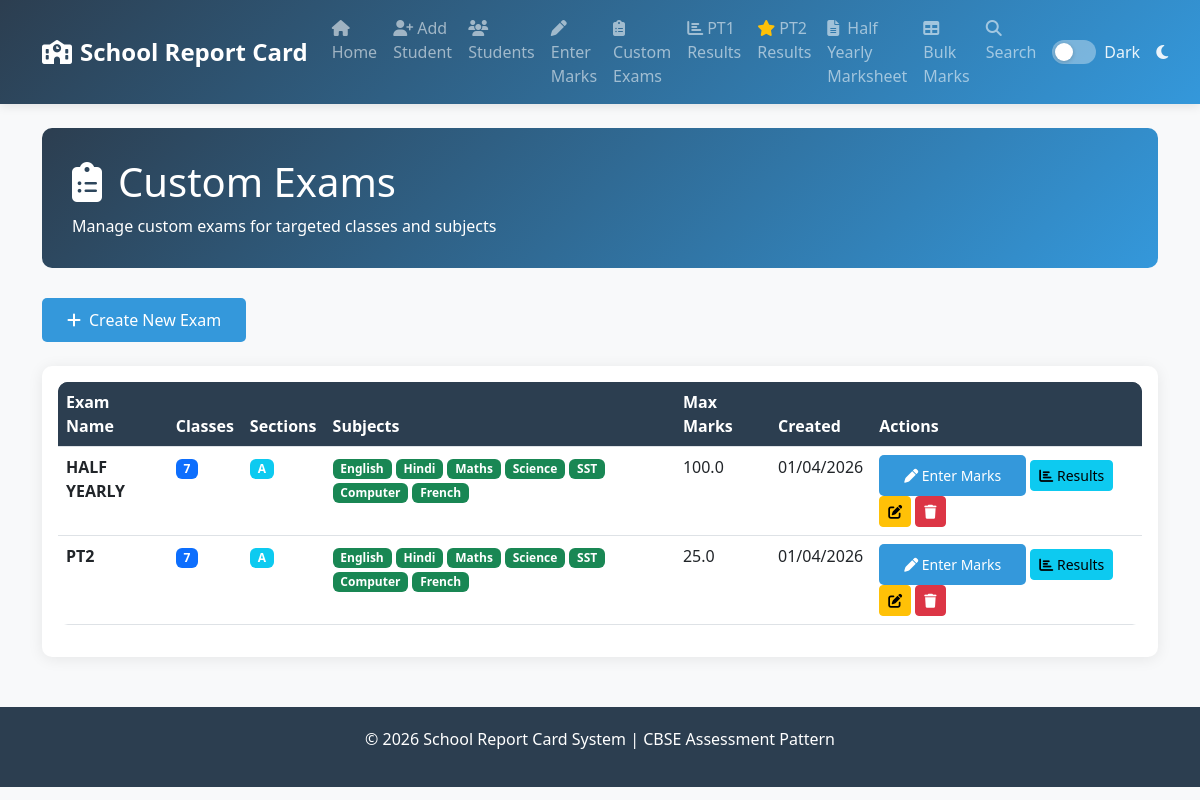
The app's page /exams, older data.
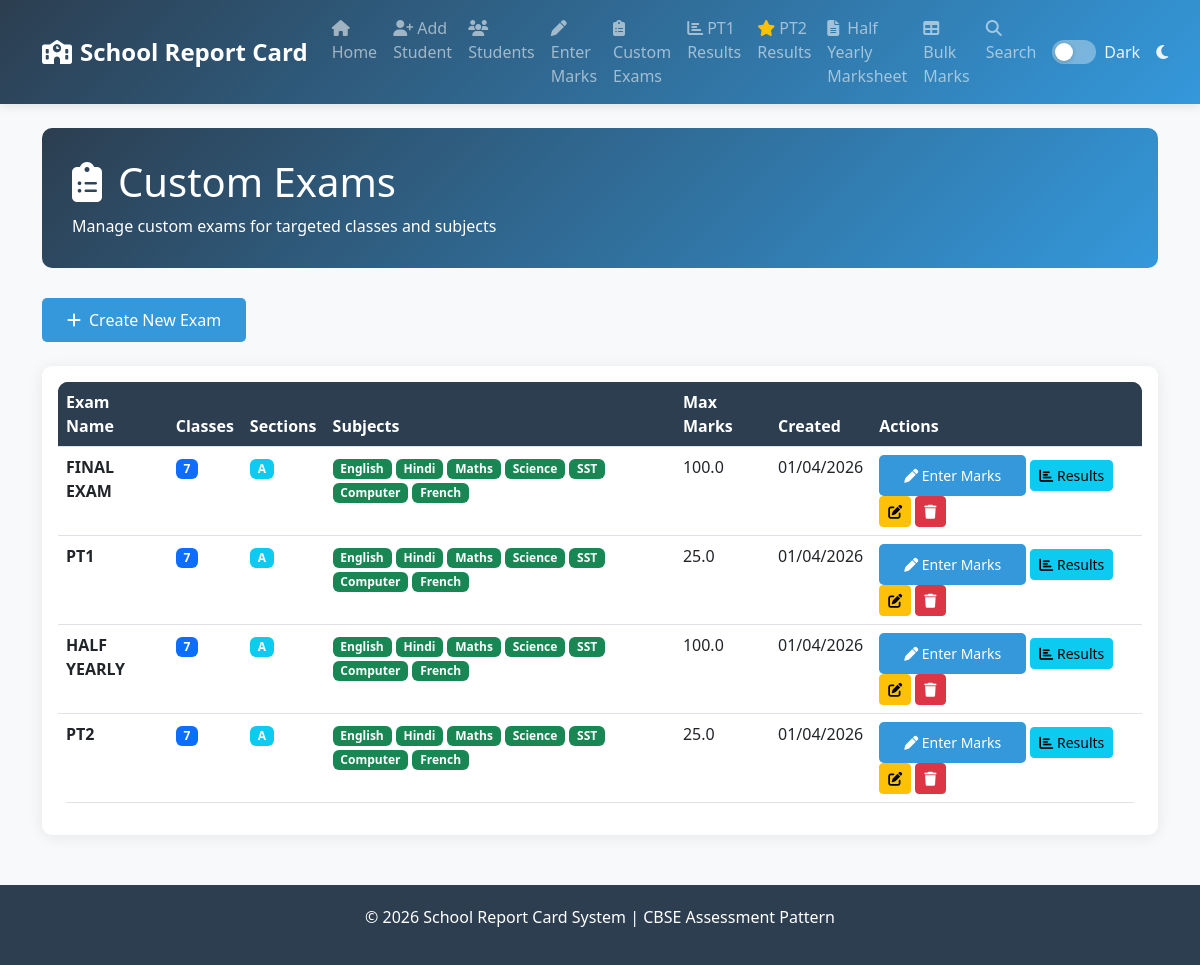
The same page, newer data.
### tables this page shows
CREATE TABLE custom_exams (
            id INTEGER PRIMARY KEY AUTOINCREMENT,
            exam_name TEXT UNIQUE NOT NULL,
            classes TEXT NOT NULL,  -- JSON array of classes
            sections TEXT NOT NULL, -- JSON array of sections
            subjects TEXT NOT NULL, -- JSON array of subjects
            students TEXT,          -- JSON array of student IDs (optional, if not specified use all matching criteria)
            max_marks REAL NOT NULL,
            created_at TIMESTAMP DEFAULT CURRENT_TIMESTAMP
        );

### app.py (the view)
@app.route('/exams')
def exams():
    from datetime import datetime
    conn = get_db()
    cursor = conn.cursor()
    cursor.execute('SELECT * FROM custom_exams ORDER BY created_at DESC')
    exams = [dict(row) for row in cursor.fetchall()]
    conn.close()
    import json
    for exam in exams:
        exam['classes'] = json.loads(exam['classes'])
        exam['sections'] = json.loads(exam['sections'])
        exam['subjects'] = json.loads(exam['subjects'])
        if exam.get('students'):
            exam['students'] = json.loads(exam['students'])
        created_at_str = exam.get('created_at')
        if created_at_str:
            try:
                if len(created_at_str) > 10:
                    exam['created_at'] = datetime.strptime(created_at_str, '%Y-%m-%d %H:%M:%S')
                else:
                    exam['created_at'] = datetime.strptime(created_at_str, '%Y-%m-%d')
            except ValueError:
                exam['created_at'] = None
        else:
            exam['created_at'] = None
    return render_template('exams.html', exams=exams)

### app.py (called while the page is built)
def get_db():
    conn = sqlite3.connect(DATABASE)
    conn.row_factory = sqlite3.Row
    return conn

### templates/exams.html (shortened to what this page needs)
{% extends "base.html" %}
{% block content %}
<div class="fade-in">
    <div class="page-header">
        <h1><i class="fas fa-clipboard-list me-3"></i>Custom Exams</h1>
        <p class="mb-0">Manage custom exams for targeted classes and subjects</p>
    </div>
    <div class="d-flex gap-2 mb-4">
        <a href="{{ url_for('create_exam') }}" class="btn btn-primary">
            <i class="fas fa-plus me-2"></i>Create New Exam
        </a>
    </div>
    <div class="card">
        <div class="card-body">
            {% if exams %}
            <div class="table-responsive">
                <table class="table table-hover">
                    <thead>
                        <tr>
                            <th>Exam Name</th>
                            <th>Classes</th>
                            <th>Sections</th>
                            <th>Subjects</th>
                            <th>Max Marks</th>
                            <th>Created</th>
                            <th>Actions</th>
                        </tr>
                    </thead>
                    <tbody>
                        {% for exam in exams %}
                        <tr>
                            <td><strong>{{ exam.exam_name }}</strong></td>
                            <td>
                                {% for cls in exam.classes %}
                                    <span class="badge bg-primary me-1">{{ cls }}</span>
                                {% endfor %}
                            </td>
                            <td>
                                {% for sec in exam.sections %}
                                    <span class="badge bg-info">{{ sec }}</span>
                                {% endfor %}
                            </td>
                            <td>
                                {% for sub in exam.subjects %}
                                    <span class="badge bg-success">{{ sub }}</span>
                                {% endfor %}
                            </td>
                            <td>{{ exam.max_marks }}</td>
                            <td>{{ exam.created_at.strftime('%d/%m/%Y') if exam.created_at else 'N/A' }}</td>
                            <td>
                                <a href="{{ url_for('enter_exam_marks', exam_name=exam.exam_name) }}" class="btn btn-sm btn-primary">
                                    <i class="fas fa-pen"></i> Enter Marks
                                </a>
                                <a href="{{ url_for('exam_results', exam_name=exam.exam_name) }}" class="btn btn-sm btn-info">
                                    <i class="fas fa-chart-bar"></i> Results
                                </a>
                                <a href="{{ url_for('edit_exam', exam_name=exam.exam_name) }}" class="btn btn-sm btn-warning" title="Edit Exam">
                                    <i class="fas fa-edit"></i>
                                </a>
                                <form action="{{ url_for('delete_exam', exam_name=exam.exam_name) }}" method="post" class="d-inline" onsubmit="return confirm('Delete {{ exam.exam_name }} and all marks?');">
                                    <button type="submit" class="btn btn-sm btn-danger">
                                        <i class="fas fa-trash"></i>
                                    </button>
                                </form>
                            </td>
                        </tr>
                        {% endfor %}
                    </tbody>
                </table>
            </div>
            {% endif %}
        </div>
    </div>
</div>
{% endblock %}

### templates/base.html (shortened to what this page needs)
<!DOCTYPE html>
<html lang="en">
<head>
    <link href="https://cdn.jsdelivr.net/npm/bootstrap@5.3.0/dist/css/bootstrap.min.css" rel="stylesheet">
    <link rel="stylesheet" href="https://cdnjs.cloudflare.com/ajax/libs/font-awesome/6.4.0/css/all.min.css">
</head>
<body>
    <nav class="navbar navbar-expand-lg navbar-dark">
        <div class="container">
            <a class="navbar-brand" href="{{ url_for('index') }}">
                <i class="fas fa-school me-2"></i>School Report Card
            </a>
            <div class="collapse navbar-collapse" id="navbarNav">
                <ul class="navbar-nav ms-auto">
                    <li class="nav-item">
                        <a class="nav-link" href="{{ url_for('index') }}">
                            <i class="fas fa-home me-1"></i>Home
                        </a>
                    </li>
                    <li class="nav-item">
                        <a class="nav-link" href="{{ url_for('add_student') }}">
                            <i class="fas fa-user-plus me-1"></i>Add Student
                        </a>
                    </li>
                    <li class="nav-item">
                        <a class="nav-link" href="{{ url_for('students') }}">
                            <i class="fas fa-users me-1"></i>Students
                        </a>
                    </li>
                    <li class="nav-item">
                        <a class="nav-link" href="{{ url_for('enter_marks') }}">
                            <i class="fas fa-pen me-1"></i>Enter Marks
                        </a>
                    </li>
                    <li class="nav-item">
                        <a class="nav-link" href="{{ url_for('exams') }}">
                            <i class="fas fa-clipboard-list me-1"></i>Custom Exams
                        </a>
                    </li>
                    <li class="nav-item">
                        <a class="nav-link" href="/exam-results/PT1">
                            <i class="fas fa-chart-bar me-1"></i>PT1 Results
                        </a>
                    </li>
                    <li class="nav-item">
                        <a class="nav-link" href="/pt2-results">
                            <i class="fas fa-star me-1 text-warning"></i>PT2 Results
                        </a>
                    </li>
                    <li class="nav-item">
                        <a class="nav-link" href="{{ url_for('half_yearly_results') }}">
                            <i class="fas fa-file-alt me-2"></i>Half Yearly Marksheet
                        </a>
                    </li>
                    <li class="nav-item">
                        <a class="nav-link" href="{{ url_for('bulk_marks') }}">
                            <i class="fas fa-table me-1"></i>Bulk Marks
                        </a>
                    </li>
                    <li class="nav-item">
                        <a class="nav-link" href="{{ url_for('search') }}">
                            <i class="fas fa-search me-1"></i>Search
                        </a>
                    </li>
                    <li class="nav-item d-flex align-items-center ms-2">
                        <label class="theme-switch" for="theme-toggle" title="Toggle Dark Mode">
                            <span class="theme-switch-slider"></span>
                            <span id="theme-text" class="theme-label">Dark</span>
                            <i id="theme-icon" class="fas fa-moon"></i>
                        </label>
                    </li>
                </ul>
            </div>
        </div>
    </nav>
    <div class="container my-4">
        {% block content %}{% endblock %}
    </div>
    <footer class="footer">
        <div class="container">
            <p>&copy; <span id="current-year">2024</span> School Report Card System | CBSE Assessment Pattern</p>
        </div>
    </footer>
</body>
</html>

### templates/base.html (style rules this page uses)
:root { --primary-color: #2c3e50; --secondary-color: #3498db; --success-color: #27ae60; --warning-color: #f39c12; --danger-color: #e74c3c; --light-bg: #ecf0f1; --text-color: #2c3e50; --bg-color: #f8f9fa; --card-bg: #ffffff; --navbar-bg: linear-gradient(135deg, var(--primary-color), var(--secondary-color)); --border-color: #dee2e6; }
body { font-family: 'Segoe UI', Tahoma, Geneva, Verdana, sans-serif; background-color: var(--bg-color); color: var(--text-color); transition: background-color 0.3s, color 0.3s; }
.navbar { background: var(--navbar-bg); box-shadow: 0 2px 10px rgba(0,0,0,0.1); }
.navbar-brand { font-weight: bold; font-size: 1.5rem; }
.nav-link { font-weight: 500; transition: all 0.3s; }
.card { border: none; border-radius: 10px; box-shadow: 0 2px 15px rgba(0,0,0,0.08); transition: transform 0.3s; background-color: var(--card-bg); color: var(--text-color); }
.table { color: var(--text-color); }
.table th { background-color: var(--primary-color); color: white; border-color: var(--border-color); }
.table td { border-color: var(--border-color); }
.theme-switch { display: inline-flex; align-items: center; gap: 8px; color: rgba(255,255,255,0.9); font-weight: 500; cursor: pointer; user-select: none; -webkit-user-select: none; }
.theme-switch-slider { position: relative; width: 44px; height: 24px; background: rgba(255,255,255,0.35); border-radius: 999px; transition: background-color 0.25s ease; flex-shrink: 0; }
.theme-switch-slider::before { content: ''; position: absolute; width: 18px; height: 18px; border-radius: 50%; background: #fff; top: 3px; left: 3px; transition: transform 0.25s ease; box-shadow: 0 1px 4px rgba(0,0,0,0.2); }
.theme-label { min-width: 44px; }
.page-header { background: linear-gradient(135deg, var(--primary-color), var(--secondary-color)); color: white; padding: 30px; border-radius: 10px; margin-bottom: 30px; }
.btn-primary { background: var(--secondary-color); border: none; padding: 10px 25px; border-radius: 5px; transition: all 0.3s; }
.table { border-radius: 10px; overflow: hidden; }
.table thead { background: var(--primary-color); color: white; }
.footer { background: var(--primary-color); color: white; padding: 20px; margin-top: 50px; text-align: center; }
.fade-in { animation: fadeIn 0.5s; }

Row changes from the older to the newer data that the page shows:
added custom_exams: exam_name "FINAL EXAM", classes "7", sections "A", subjects "English" "Hindi" "Maths" "Science" "SST" "Computer" "French", max_marks "100.0", created_at "01/04/2026"
added custom_exams: exam_name "PT1", classes "7", sections "A", subjects "English" "Hindi" "Maths" "Science" "SST" "Computer" "French", max_marks "25.0", created_at "01/04/2026"
